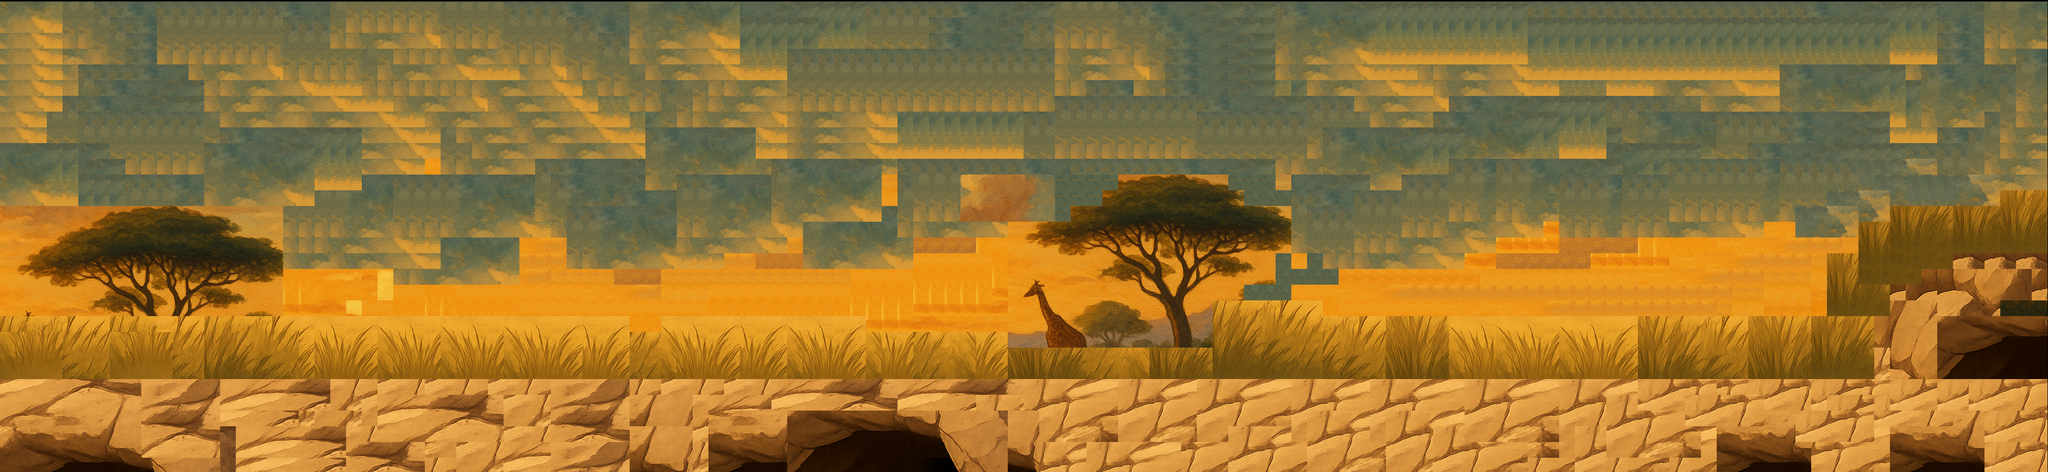

This is a level from a 2D game, rendered from its Tiled map with the project's own tilesets. A one-line summary and the map file follow, with tile-layer data summarised:
An orthogonal 130x30 tile map with 32x32 px tiles, 1 tile layer (terrain1), 5 tilesets and 4 objects (phacachere, Lion).

<map version="1.10" tiledversion="1.11.2" orientation="orthogonal" renderorder="right-down" width="130" height="30" tilewidth="32" tileheight="32" infinite="0" nextlayerid="6" nextobjectid="30">
 <tileset firstgid="1" source="sol.tsx" />
 <tileset firstgid="55" source="sol2.tsx" />
 <tileset firstgid="91" source="savane.tsx" />
 <tileset firstgid="1627" source="img.tsx" />
 <tileset firstgid="17759" source="cave.tsx" />
 <layer id="1" name="terrain1" width="130" height="30" offsetx="-1.59893" offsety="3.19787">
  <data>[3900 cells, 3900 non-empty, 495 distinct tile ids]</data>
 </layer>
 <objectgroup id="4" name="Actors">
  <object id="1" name="phacachere" x="582" y="312" width="194" height="122" />
  <object id="18" name="Lion" x="50" y="310" width="280" height="122" />
 </objectgroup>
 <objectgroup id="5" name="Obstacles">
  <object id="5" x="-2" y="778" width="4160" height="184" />
  <object id="29" x="3806" y="522" width="360" height="256" />
 </objectgroup>
</map>
